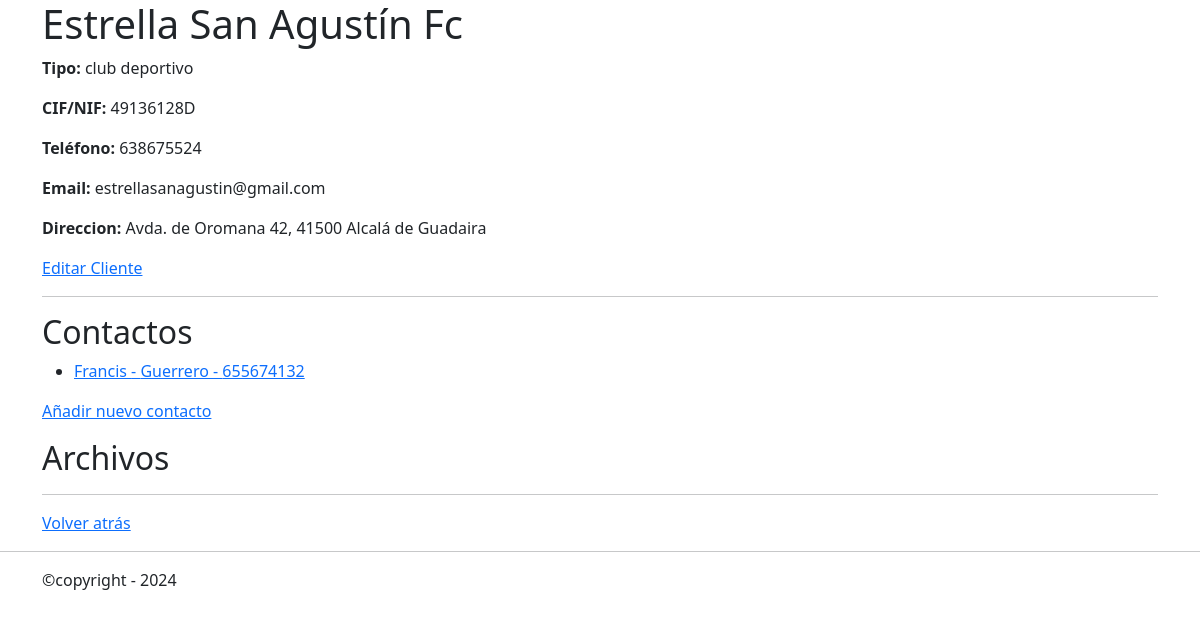
Before: /clients/detail/2 with the older database file.
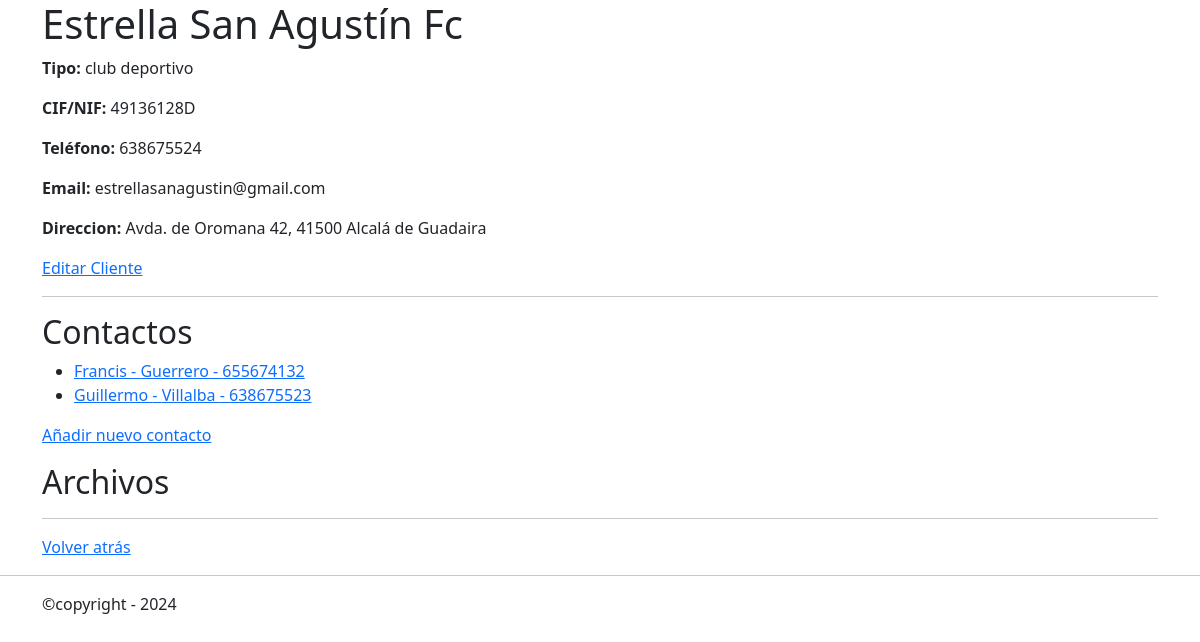
After: the same page with the newer database file.
### clients/models.py (models this page shows, shortened)
class ClientContact(models.Model):
    client=models.ForeignKey(
        'Client',
        on_delete=models.CASCADE,
        related_name='relacionados',
    )
    first_name = models.CharField(
        verbose_name='Nombre',
        max_length=255,
    )
    last_name =models.CharField(
        verbose_name='Apellidos',
        max_length=255,
    )
    cargo = models.CharField(
        verbose_name='Cargo',
        max_length=30,
        null=True,
        blank=True,
    )
    t_number = models.CharField(
        verbose_name='Nº teléfono',
        max_length=30,
        null=True,
        blank=True
    )
    email= models.EmailField(
        blank=True,
    )

### clients/views/clients_view.py (the view)
# urls.py: path('detail/<pk>', ClientDetailView.as_view(), name='clients_detail'),
class ClientDetailView(DetailView):
    model = Client
    template_name= 'general/client_detail.html'
    context_object_name= 'client'
    def get_context_data(self, **kwargs):
        context = super().get_context_data(**kwargs)
        client = self.get_object()
        context['contacts'] = client.relacionados.all()
        context['files'] = client.files.all()
        return context

### mini_erp/templates/general/client_detail.html (shortened to what this page needs)
{% extends "general/layout.html" %}
{% block contenido %}
<div class="container">
    <h1>{% block h1 %}{{ client.name }}{% endblock %}</h1>
    <p><strong>Tipo:</strong> {{ client.tipo}}</p>
    <p><strong>CIF/NIF:</strong> {{ client.cif_nif|default_if_none:"Sin rellenar" }}</p>
    <p><strong>Teléfono:</strong> {{ client.t_number }}</p>
    <p><strong>Email:</strong> {{ client.email }}</p>
    <p><strong>Direccion:</strong> {{ client.direccion }}</p>
    <p><a href="{% url 'clients:clients_update' client.pk %}">Editar Cliente</a></p>
<hr>
    <h2>Contactos</h2>
    <ul>
        {% for c in client.relacionados.all %}
            <li><a href="{% url 'clients:clients_contact_detail' c.pk %}">{{ c.first_name }} - {{ c.last_name }} - {{ c.t_number }}</a></li>
        {% empty %}
            <p>No hay contactos</p>
        {% endfor %}
    </ul>
    <p><a href="{% url 'clients:clients_contact_add' client.pk %}">Añadir nuevo contacto</a></p>
    <h2>Archivos</h2>
    <hr>
    <p><a href="{% url 'clients:clients_list' %}">Volver atrás</a></p>
</div>
{% endblock %}

Changed rows visible on the page:
added ClientContact: first_name "Guillermo", last_name "Villalba", t_number "638675523"
